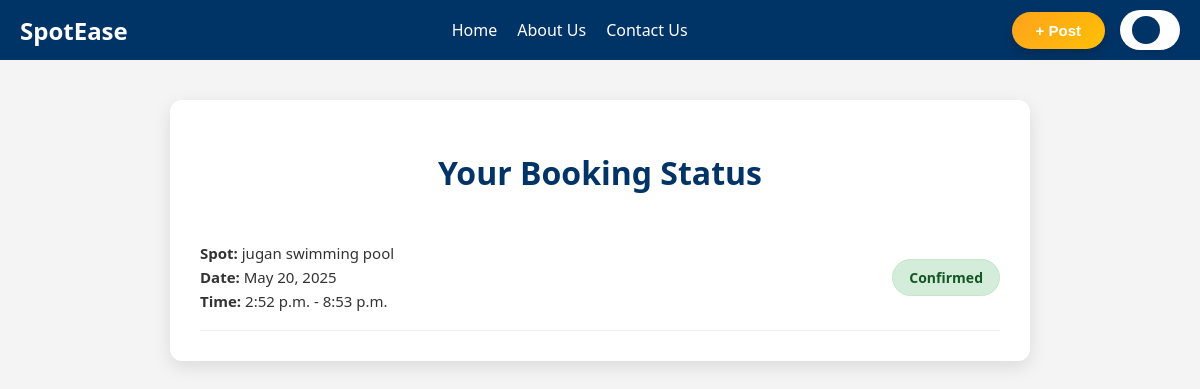
The page /home/booking-status/2/ on the database its author committed.
### ads/models.py (models this page shows, shortened)
class AdPayment(models.Model):
    CATEGORY_CHOICES = [
        ('Playing Arena', 'Playing Arena'),
        ('Gym', 'Gym'),
        ('Farm House', 'Farm House'),
        ('Hotel Room', 'Hotel Room'),
        ('Saloon', 'Saloon'),
        ('Swimming Pool', 'Swimming Pool'),
        ('Cafe', 'Cafe'),
        ('Event Space', 'Event Space'),
        ('House', 'House'),
        ('Shop', 'Shop'),
    ]
    BANK_CHOICES = [
    ('meezan', 'Meezan Bank'),
    ('sadapay', 'SadaPay'),
    ('bank_alfalah', 'Bank Alfalah'),
    ('faysal', 'Faysal Bank'),
    ('hbl', 'Habib Bank Limited'),
    ('mcb', 'MCB Bank Limited'),
    ('ubl', 'United Bank Limited'),
    ('nbp', 'National Bank of Pakistan'),
    ('js_bank', 'JS Bank'),
    ('bank_of_punjab', 'Bank of Punjab'),
    ('standard_chartered', 'Standard Chartered Bank'),
    ('albaraka', 'Al Baraka Bank'),
    ('askari', 'Askari Bank'),
    ('bank_islamic', 'Bank Islami Pakistan Limited'),
]
    user = models.ForeignKey(
        settings.AUTH_USER_MODEL,
        on_delete=models.CASCADE,
        default=1
    )
    title = models.CharField(max_length=255)
    category = models.CharField(max_length=20, choices=CATEGORY_CHOICES)
    description = models.TextField()
    location = models.CharField(max_length=255)
    price = models.DecimalField(max_digits=10, decimal_places=2, null=True, blank=True)
    image = models.ImageField(upload_to='ads/images/')
    account_holder_name = models.CharField(max_length=255)
    account_number = models.CharField(max_length=255)
    bank = models.CharField(max_length=20, choices=BANK_CHOICES)  # Added choices here
    created_at = models.DateTimeField(auto_now_add=True)

### home/models.py (models this page shows, shortened)
class Reservation(models.Model):
    STATUS_CHOICES = [
        ('pending', 'Pending'),
        ('confirmed', 'Confirmed'),
        ('rejected', 'Rejected'),
    ]
    ad_payment = models.ForeignKey(AdPayment, on_delete=models.CASCADE)  # Link to the ad
    user = models.ForeignKey(settings.AUTH_USER_MODEL, on_delete=models.CASCADE)  # Use custom user model
    name = models.CharField(max_length=255)
    start_time = models.TimeField()
    end_time = models.TimeField()
    reservation_date = models.DateField()
    screenshot = models.ImageField(upload_to='reservations/screenshots/')  # Save the screenshot
    status = models.CharField(max_length=20, choices=STATUS_CHOICES, default='pending')  # Status field

### home/views.py (the view)
# urls.py: path('booking-status/<int:reservation_id>/', views.booking_status, name='booking_status'),  # Booking status page
def booking_status(request, reservation_id):
    reservation = get_object_or_404(Reservation, id=reservation_id)
    ad = reservation.ad_payment
    return render(
        request,
        'booking_status.html',
        {'reservation': reservation, 'ad': ad}
    )

### home/templates/booking_status.html (shortened to what this page needs)
<!DOCTYPE html>
<html lang="en">
<head>
</head>
<body>
<header class="header">
    <div class="logo">SpotEase</div>
    <nav class="nav">
        <a href="{% url 'home:home' %}">Home</a>
        <a href="{% url 'home:aboutus' %}">About Us</a>
        <a href="{% url 'home:contactus' %}">Contact Us</a>
    </nav>
    <div class="right-buttons">
        <a href="{% url 'ads:choose_category' %}">
            <button class="post-button">
            + Post
            </button>
        </a>
        <div class="profile-menu">
            <button class="profile-button" onclick="toggleDropdown()">
                <div class="profile-avatar">{{ user.username|slice:":1" }}</div>
            </button>
        </div>
    </div>
</header>
  <div class="container">
    <h1>Your Booking Status</h1>
    <div class="booking">
      <div class="booking-info">
        <p><strong>Spot:</strong> {{ ad.title }}</p>
        <p><strong>Date:</strong> {{ reservation.reservation_date }}</p>
        <p><strong>Time:</strong> {{ reservation.start_time }} - {{ reservation.end_time }}</p>
      </div>
      <div class="status {% if reservation.status == 'pending' %}pending{% elif reservation.status == 'confirmed' %}confirmed{% else %}rejected{% endif %}">
        {{ reservation.get_status_display }}
      </div>
    </div>
</body>
</html>

### home/templates/booking_status.html (style rules this page uses)
body { margin: 0; font-family: "Segoe UI", Tahoma, Geneva, Verdana, sans-serif; background: #f4f4f4; }
.header { display: flex; justify-content: space-between; align-items: center; background-color: #003466; color: white; padding: 10px 20px; }
.logo { font-size: 24px; font-weight: bold; }
.nav { display: flex; align-items: center; gap: 20px; }
.nav a { color: white; text-decoration: none; font-weight: 500; }
.right-buttons { display: flex; align-items: center; gap: 15px; }
.post-button { background: linear-gradient(135deg, #ff9800, #ffc107); color: white; font-weight: bold; border: none; padding: 10px 24px; border-radius: 30px; cursor: pointer; font-size: 15px; transition: all 0.3s ease; box-shadow: 0 4px 10px rgba(0, 0, 0, 0.2); position: relative; overflow: hidden; }
.post-button::before { content: ''; position: absolute; top: 0; left: -100%; width: 200%; height: 100%; background: linear-gradient(120deg, rgba(255,255,255,0.2), transparent); transition: all 0.5s ease; }
.profile-menu { position: relative; }
.profile-button { display: flex; align-items: center; gap: 8px; background-color: white; color: #003466; border: none; padding: 6px 12px; border-radius: 25px; font-weight: bold; cursor: pointer; box-shadow: 0 2px 5px rgba(0,0,0,0.1); transition: background-color 0.3s; }
.profile-avatar { background-color: #003466; color: white; border-radius: 50%; width: 28px; height: 28px; display: flex; align-items: center; justify-content: center; font-size: 14px; }
.container { max-width: 800px; margin: 40px auto; background: white; padding: 30px; border-radius: 12px; box-shadow: 0 6px 18px rgba(0, 0, 0, 0.1); }
h1 { text-align: center; color: #003466; margin-bottom: 30px; }
.booking { display: flex; justify-content: space-between; align-items: center; border-bottom: 1px solid #eee; padding: 15px 0; }
.booking-info p { margin: 4px 0; font-size: 15px; color: #333; }
.status { font-weight: bold; padding: 8px 16px; border-radius: 20px; font-size: 14px; }
.confirmed { background-color: #d4edda; color: #155724; border: 1px solid #c3e6cb; }

### rows shown on the page
AdPayment: title "jugan swimming pool"
Reservation: reservation_date "May 20, 2025", start_time "2:52 p.m.", end_time "8:53 p.m.", status "Confirmed"
